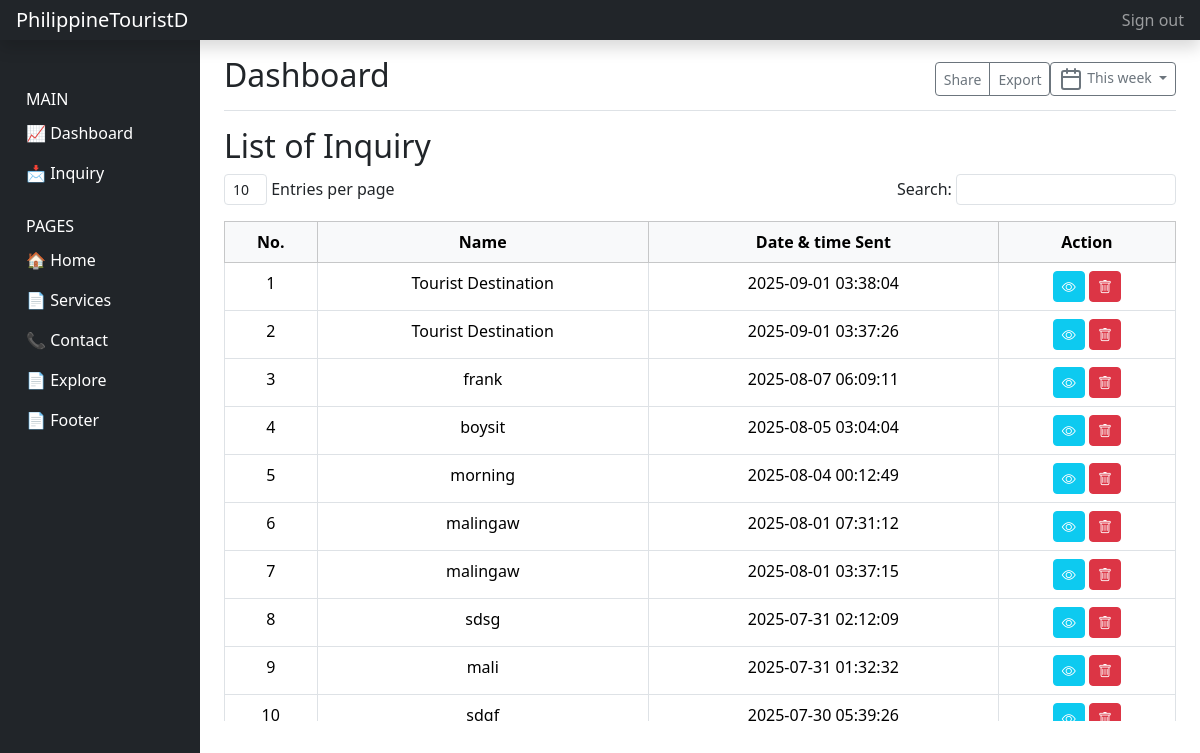
/page/admin.php, run on the app's committed database.
### tables this page shows
CREATE TABLE `contact_messages` (
  `id` int(11) NOT NULL,
  `name` varchar(100) DEFAULT NULL,
  `email` varchar(100) NOT NULL,
  `contact` int(20) DEFAULT NULL,
  `message` text NOT NULL,
  `is_seen` int(1) DEFAULT 0,
  `date_sent` timestamp NOT NULL DEFAULT current_timestamp()
);

### page/admin.php (called while the page is built, shortened)
<?php
$page['page'] = 'Admin';
$page['subpage'] = isset($_GET['subpage']) ? $_GET['subpage'] : 'dashboard';
if (isset($_GET['function'])) {
    new ActiveAdmin($page);
} else {
    new Admin($page);
}
class Admin
{
    function __construct($page)
    {
        $this->{$page['subpage']}();
    }
    function dashboard()
    {
        include '../views/dashboard.php';
    }
}

### views/dashboard.php (the view, shortened to what this page needs)
<?php include '../nav/admin_header.php'; ?>
<?php
require_once __DIR__ . '/../model/db.php';
?>
<main role="main" class="col-md-9 ml-sm-auto col-lg-10 px-md-4">
    <div class="d-flex justify-content-between flex-wrap flex-md-nowrap align-items-center pt-3 pb-2 mb-3 border-bottom">
        <h1 class="h2">Dashboard</h1>
        <div class="btn-toolbar mb-2 mb-md-0">
            <div class="btn-group mr-2">
                <button type="button" class="btn btn-sm btn-outline-secondary">Share</button>
                <button type="button" class="btn btn-sm btn-outline-secondary">Export</button>
            </div>
            <button type="button" class="btn btn-sm btn-outline-secondary dropdown-toggle">
                This week
            </button>
        </div>
    </div>
    <h2>List of Inquiry</h2>
    <div class="row justify-content-between mb-3">
        <div class="col-md-auto">
            <select class="custom-select custom-select-sm form-control form-control-sm d-inline-block" style="width: auto;">
                <option value="10">10</option>
            </select>
            <label>Entries per page</label>
        </div>
        <div class="col-md-auto">
            <label>
                Search:
                <input type="search" class="form-control form-control-sm d-inline-block" style="width: auto;" placeholder="">
            </label>
        </div>
    </div>
    <div class="card-body table-container">
        <?php
        $result = mysqli_query($conn, "SELECT * FROM contact_messages ORDER BY date_sent DESC");
        if (mysqli_num_rows($result) > 0):
            $counter = 1;
        ?>
            <table class="table table-bordered table-hover">
                <thead class="table-light">
                    <tr align="center">
                        <th>No.</th>
                        <th>Name</th>
                        <th>Date & time Sent</th>
                        <th>Action</th>
                    </tr>
                </thead>
                <tbody>
                    <?php while ($row = mysqli_fetch_assoc($result)) : ?>
                        <tr>
                            <td><?= $counter++ ?></td>
                            <td><?= htmlspecialchars($row['name']) ?></td>
                            <td><?= htmlspecialchars($row['date_sent']) ?></td>
                            <td>
                                <a href="inquiry.php?id=<?= $row['id'] ?>" class="btn btn-sm btn-info text-white">
                                    <i class="bi bi-eye"></i>
                                </a>
                                <a href="delete_message.php?id=<?= $row['id'] ?>" class="btn btn-sm btn-danger" onclick="return confirm('Are you sure?')">
                                    <i class="bi bi-trash"></i>
                                </a>
                            </td>
                        </tr>
                    <?php endwhile; ?>
                </tbody>
            </table>
        <?php else: ?>
            <p class="text-muted">No message found.</p>
        <?php endif; ?>
    </div>
</main>
</div>
</div>
</body>

### nav/admin_header.php (style rules this page uses)
body { overflow-x: hidden; }
.table-container { max-height: 500px; overflow-y: auto; text-align: center; }

### data on the page
contact_messages: name "Tourist Destination", date_sent "2025-09-01 03:38:04"
contact_messages: name "Tourist Destination", date_sent "2025-09-01 03:37:26"
contact_messages: name "frank", date_sent "2025-08-07 06:09:11"
contact_messages: name "boysit", date_sent "2025-08-05 03:04:04"
contact_messages: name "morning", date_sent "2025-08-04 00:12:49"
contact_messages: name "malingaw", date_sent "2025-08-01 07:31:12"
contact_messages: name "malingaw", date_sent "2025-08-01 03:37:15"
contact_messages: name "sdsg", date_sent "2025-07-31 02:12:09"
contact_messages: name "mali", date_sent "2025-07-31 01:32:32"
contact_messages: name "sdgf", date_sent "2025-07-30 05:39:26"
